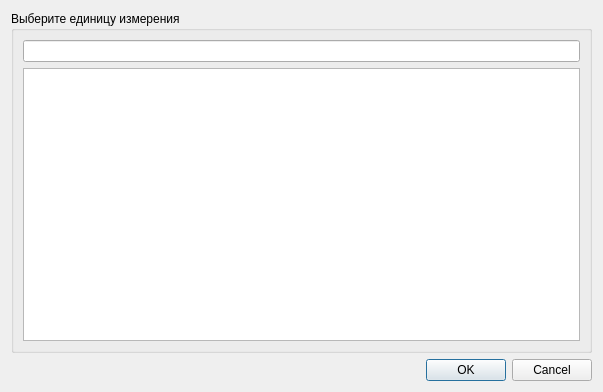
<?xml version="1.0" encoding="UTF-8"?>
<ui version="4.0">
    <class>LinkEizmDialog</class>
    <widget class="QDialog" name="LinkEizmDialog">
        <property name="geometry">
            <rect>
                <x>0</x>
                <y>0</y>
                <width>603</width>
                <height>392</height>
            </rect>
        </property>
        <property name="windowTitle">
            <string>Добавление единицы измерения</string>
        </property>
        <layout class="QGridLayout" name="gridLayout">
            <item row="0" column="0">
                <layout class="QVBoxLayout" name="verticalLayout">
                    <item>
                        <widget class="QGroupBox" name="groupBox">
                            <property name="title">
                                <string>Выберите единицу измерения</string>
                            </property>
                            <layout class="QGridLayout" name="gridLayout_2">
                                <item row="0" column="0">
                                    <layout class="QVBoxLayout" name="verticalLayout_2">
                                        <item>
                                            <widget class="QLineEdit" name="lineEdit"/>
                                        </item>
                                        <item>
                                            <widget class="QTreeView" name="treeView"/>
                                        </item>
                                    </layout>
                                </item>
                            </layout>
                        </widget>
                    </item>
                    <item>
                        <widget class="QDialogButtonBox" name="buttonBox">
                            <property name="orientation">
                                <enum>Qt::Horizontal</enum>
                            </property>
                            <property name="standardButtons">
                                <set>QDialogButtonBox::Cancel|QDialogButtonBox::Ok</set>
                            </property>
                        </widget>
                    </item>
                </layout>
            </item>
        </layout>
    </widget>
    <resources/>
    <connections>
        <connection>
            <sender>buttonBox</sender>
            <signal>accepted()</signal>
            <receiver>LinkEizmDialog</receiver>
            <slot>accept()</slot>
            <hints>
                <hint type="sourcelabel">
                    <x>248</x>
                    <y>254</y>
                </hint>
                <hint type="destinationlabel">
                    <x>157</x>
                    <y>274</y>
                </hint>
            </hints>
        </connection>
        <connection>
            <sender>buttonBox</sender>
            <signal>rejected()</signal>
            <receiver>LinkEizmDialog</receiver>
            <slot>reject()</slot>
            <hints>
                <hint type="sourcelabel">
                    <x>316</x>
                    <y>260</y>
                </hint>
                <hint type="destinationlabel">
                    <x>286</x>
                    <y>274</y>
                </hint>
            </hints>
        </connection>
    </connections>
</ui>
